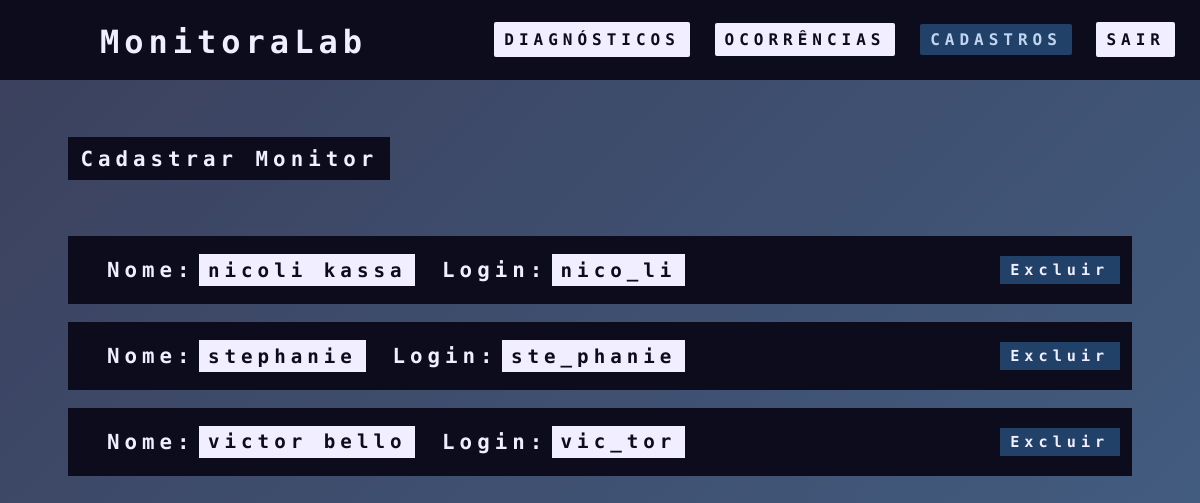
Page /usuarios/professor/monitores-cadastrados.php (signed in) on the committed database.
### tables this page shows
CREATE TABLE `monitor` (
  `Login` varchar(30) NOT NULL,
  `Nome` varchar(30) NOT NULL,
  `Senha` varchar(30) NOT NULL,
  `Login_Professor` varchar(30) DEFAULT NULL
);

### usuarios/professor/monitores-cadastrados.php (the view, shortened to what this page needs)
<?php
   $conexao = ConectarBanco();
   $sql_query = $conexao->query("SELECT `Login`, `Nome` FROM `monitor`") or die ($conexao->error);
?>
<!DOCTYPE html>
<html lang="pt-BR">
    <head>
        <link rel="stylesheet" type="text/css" href="../../css/navbar_TC.css">
        <link rel="stylesheet" type="text/css" href="../../css/cadastros.css">
        <link rel="stylesheet" href="../../css/fonte-alert.css">
    </head>
    <body>
        <nav>
            <label class="logo">MonitoraLab</label>
            <ul>
                <li><a href="inicio.php">Diagnósticos</a></li>
                <li><a href="registrar-ocorrencia.php">Ocorrências</a></li>
                <li><a  class="active">Cadastros</a></li>
                <li><a class="Btn-Sair" onclick="Sair()" style="cursor: pointer;">Sair</a> </li>
            </ul>
        </nav>
        <br><br><br>
        <a href="cadastrar-monitor.php" class="Cad" id="Cadastrar">Cadastrar Monitor</a>
        <br><br>
        <?php
            while ($monitor = $sql_query->fetch_assoc())
            {
        ?>
        <div id="Cadastros">
            <div class="nome-login">
                <h1>Nome:</h1><div class="Itens"><?php echo $monitor['Nome']; ?></div>
                <h1>Login:</h1><div class="Itens"><?php echo $monitor['Login']; ?></div>
            </div>
            <a href="#" class="Btn-Excluir" onclick="ExcluirUsuario(this)" var-login="<?php echo $monitor['Login']; ?>" style="cursor: pointer;">Excluir</a>
        </div>
        <?php
            }
        ?>
    </body>
</html>

### css/navbar_TC.css (style rules this page uses)
nav { background: var(--fundo-navbar); height: 80px; width: 100%; }
label.logo { color: var(--texto); font-size: 200%; line-height: 85px; margin-left: 100px; font-weight: bold; }
nav ul { float: right; margin-right: 20px; }
nav ul li { display: inline-block; line-height: 80px; margin: 0 5px; }
nav ul li a { color: var(--texto-nav); background-color: var(--fundo-a); font-size: 100%; padding: 4% 10px; text-transform: uppercase; font-family: 'Roboto Mono', monospace; font-weight: bold; letter-spacing: 5px; border-radius: 2px; }
a.Btn-Sair { color: var(--texto-nav); background-color: var(--fundo-a); font-size: 100%; padding: 8px 10px; text-transform: uppercase; font-family: 'Roboto Mono', monospace; font-weight: bold; letter-spacing: 5px; border-radius: 2px; }
a.active { background: var(--fundo-hover); color: var(--texto-hover); font-size: 100%; }
a.Btn-Excluir { background-color: var(--botao-2); height: 25%; font-size: 95%; padding: 0.5% 1%; text-align: center; color: var(--texto); }

### css/cadastros.css (style rules this page uses)
html { min-height: 100vh; }
* { margin: 0; padding: 0; text-decoration: none; list-style: none; }
body { background: var(--fundo-gradiente); font-family: 'Roboto Mono', monospace; font-weight: bold; letter-spacing: 5px; min-height: 100vh; }
#Cadastrar { background-color: var(--fundo-1); color: var(--texto); padding: 0.8% 1%; width: fit-content; font-size: 130%; margin-left: 5.7%; display: block; transition: .5s; }
#Cadastros { background-color: var(--fundo-2); color: var(--texto-2); height: auto; margin: 1.5% 5.7%; padding: 1.5% 1%; display: flex; align-items: center; justify-content: space-between; }
.nome-login { display: flex; align-items: center; width:300%; }
.Itens { background-color: var(--fundo-txt); height: 25%; font-size: 120%; padding: 0.5% 1%; margin: 0 0% 0 3%; text-align: center; }
h1 { color: var(--texto); font-size: 130%; margin: 0 -2.5% 0 3%; }
a.Btn-Excluir { background-color: var(--botao-2); height: 25%; font-size: 95%; padding: 0.5% 1%; margin: 0 0% 0 3%; text-align: center; color: var(--texto); }

### css/cores.css (style rules this page uses)
.tema-claro, :root { --fundo-navbar: #161B33; --fundo-a: #c2d5f0; --texto-nav: #161B33; --fundo-hover: #224169; --texto-hover: #C2D5F0; --fundo-gradiente: linear-gradient(135deg, #5f82b1, #c2d5f0); --fundo-gradiente-2: linear-gradient(135deg, #395D8D, #91B4E3 ); --texto: #F0EEFF; --texto-2: ; --icone: #224169; --fundo-caixa: #224169; --fundo-txt: #F0EEFF; --cor-txt: #224169; --texto-placehoder: ; --botao: #161b33; --botao-hover: #323853; --botao-texto: ; --fundo-nav: #224169; --fundo-1: #161B33; --fundo-2: #C2D5F0; --fundo-label: #224169; --fundo-caixa-2:#c2d5f0; --fundo-bloco: #C2D5F0; }
.tema-escuro, :root { --fundo-navbar: #0D0C1D; --fundo-a: #F0EEFF; --texto-nav: #0D0C1D; --fundo-hover: #224169; --texto-hover: #C2D5F0; --fundo-gradiente: linear-gradient(135deg, #3b405c 0%, #436085 100%); --fundo-gradiente-2: linear-gradient(135deg, #1C375A 0%, #345681 1); --fundo-1: #0d0C1D; --fundo-2: #0D0C1D; --texto: #F0EEFF; --texto-2: #0D0C1D; --icone: #c2d5f0; --fundo-caixa: #0D0C1D; --fundo-caixa-2: #161B33; --fundo-txt: #F0EEFF; --fundo-txt-2: #224169; --cor-txt: #0D0C1D; --texto-placehoder: ; --botao: #0D0C1D; --botao-2: #224169; --botao-hover: #C2D5F0; --botao-hover-2: #224169; --borda: #c2d5f0; --fundo-label:#323853; --fundo-bloco: #0D0C1D; }

### rows in the picture
monitor: Nome "nicoli kassa", Login "nico_li"
monitor: Nome "stephanie", Login "ste_phanie"
monitor: Nome "victor bello", Login "vic_tor"
